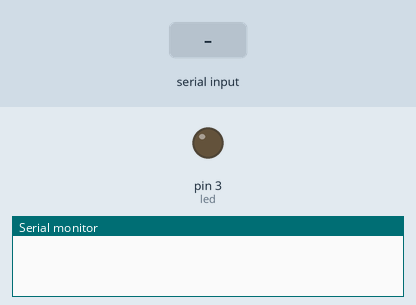
Simulated run of this sketch. Board: Arduino Uno, built with avr-gcc and run on an emulated ATmega328P. Parts: output pins drawn as LEDs (lit = HIGH), the last lines printed to the serial monitor. The test bench sets the inputs (shaded band).

Above: at 1.2 s.
1.3 s: "a" received over the second serial link
At 2.1 s:
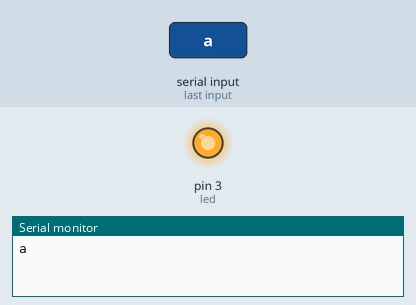
2.8 s: "b" received over the second serial link
At 3.2 s:
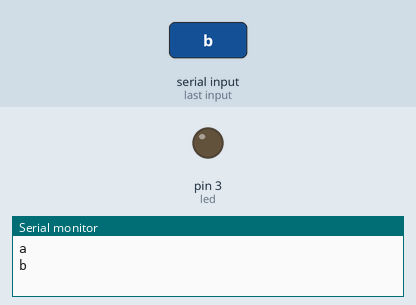
Timing chart, 0 to 5.8 s (numbered marks = the images above; inputs shaded):
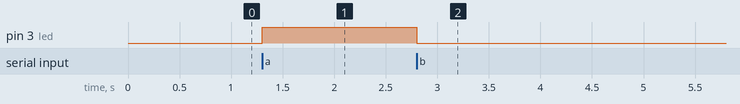

The sketch:

_36_BluetoothSet.ino
```cpp
// 시리얼모니터 열고
// AT 엔터 -> 응답 OK
// AT+NAMEXXXXXX -> 응답 OKsetname : 이름변경
// AT+PIN1234 -> 응답 OKsetPIN : 비밀번호변경
// AT+BAUD4 ->   응답 OK9600 : 통신속도변경
//               1 -> 1200  2 -> 2400  3 -> 4800  4 -> 9600  5 ->19200  6 -> 38400  7 -> 57600  8 -> 115200
// AT+ROLE=S ->  응답 OK+ROLE:S   =>   M: Master S: Slave (기본 SLAVE 변경안해줘도 됨)

#include <SoftwareSerial.h>

SoftwareSerial bluetooth(10, 11);   // RX:11, TX:10 => 연결 반대로

int led = 3;

void setup()
{
  Serial.begin(9600);
  bluetooth.begin(9600);

  pinMode(led,OUTPUT);
}

void loop()
{
  if (bluetooth.available())
  {
    char ch = bluetooth.read();
    Serial.println(ch);

      if(ch == 'a'){
      digitalWrite(led, HIGH);
    } else
    if(ch == 'b'){
      digitalWrite(led, LOW);
    }

  }

  if (Serial.available())
  {
    bluetooth.write(Serial.read());
  }


}
```

Measured:
- after the input at 1.3 s, pin 3 (led): LOW → HIGH at once
- after the input at 2.8 s, pin 3 (led): HIGH → LOW at once
